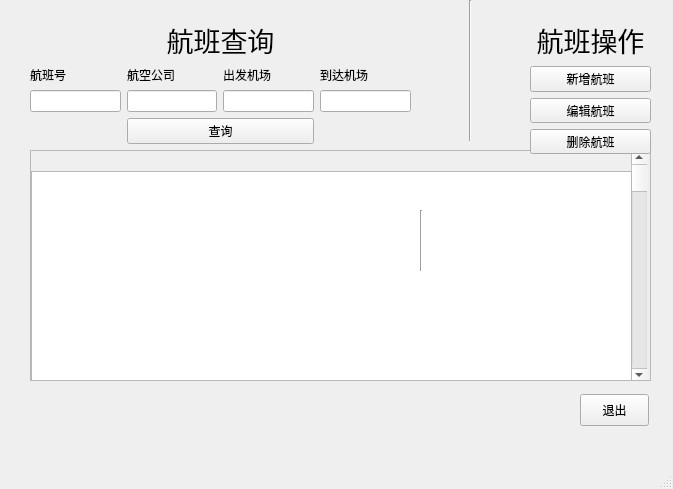
<?xml version="1.0" encoding="UTF-8"?>
<ui version="4.0">
 <class>MainWindow</class>
 <widget class="QMainWindow" name="MainWindow">
  <property name="geometry">
   <rect>
    <x>0</x>
    <y>0</y>
    <width>673</width>
    <height>489</height>
   </rect>
  </property>
  <property name="windowTitle">
   <string>管理航班信息</string>
  </property>
  <widget class="QWidget" name="centralwidget">
   <widget class="QScrollArea" name="results_flight">
    <property name="geometry">
     <rect>
      <x>30</x>
      <y>150</y>
      <width>621</width>
      <height>231</height>
     </rect>
    </property>
    <property name="widgetResizable">
     <bool>true</bool>
    </property>
    <widget class="QWidget" name="scrollAreaWidgetContents">
     <property name="geometry">
      <rect>
       <x>0</x>
       <y>0</y>
       <width>619</width>
       <height>229</height>
      </rect>
     </property>
     <widget class="QScrollBar" name="verticalScrollBar">
      <property name="geometry">
       <rect>
        <x>600</x>
        <y>0</y>
        <width>16</width>
        <height>231</height>
       </rect>
      </property>
      <property name="orientation">
       <enum>Qt::Vertical</enum>
      </property>
     </widget>
     <widget class="QListView" name="listView">
      <property name="geometry">
       <rect>
        <x>0</x>
        <y>20</y>
        <width>601</width>
        <height>211</height>
       </rect>
      </property>
     </widget>
    </widget>
   </widget>
   <widget class="Line" name="line">
    <property name="geometry">
     <rect>
      <x>420</x>
      <y>210</y>
      <width>3</width>
      <height>61</height>
     </rect>
    </property>
    <property name="orientation">
     <enum>Qt::Vertical</enum>
    </property>
   </widget>
   <widget class="Line" name="line_2">
    <property name="geometry">
     <rect>
      <x>460</x>
      <y>0</y>
      <width>20</width>
      <height>141</height>
     </rect>
    </property>
    <property name="orientation">
     <enum>Qt::Vertical</enum>
    </property>
   </widget>
   <widget class="QWidget" name="layoutWidget">
    <property name="geometry">
     <rect>
      <x>30</x>
      <y>20</y>
      <width>381</width>
      <height>124</height>
     </rect>
    </property>
    <layout class="QGridLayout" name="gridLayout">
     <item row="0" column="1" colspan="2">
      <widget class="QLabel" name="label_5">
       <property name="font">
        <font>
         <pointsize>20</pointsize>
        </font>
       </property>
       <property name="text">
        <string>航班查询</string>
       </property>
       <property name="alignment">
        <set>Qt::AlignCenter</set>
       </property>
      </widget>
     </item>
     <item row="1" column="0">
      <layout class="QVBoxLayout" name="verticalLayout">
       <item>
        <widget class="QLabel" name="label">
         <property name="text">
          <string>航班号</string>
         </property>
        </widget>
       </item>
       <item>
        <widget class="QLineEdit" name="input_FID"/>
       </item>
      </layout>
     </item>
     <item row="1" column="1">
      <layout class="QVBoxLayout" name="verticalLayout_2">
       <item>
        <widget class="QLabel" name="label_2">
         <property name="text">
          <string>航空公司</string>
         </property>
        </widget>
       </item>
       <item>
        <widget class="QLineEdit" name="input_Airline"/>
       </item>
      </layout>
     </item>
     <item row="1" column="2">
      <layout class="QVBoxLayout" name="verticalLayout_3">
       <item>
        <widget class="QLabel" name="label_3">
         <property name="text">
          <string>出发机场</string>
         </property>
        </widget>
       </item>
       <item>
        <widget class="QLineEdit" name="input_Depart"/>
       </item>
      </layout>
     </item>
     <item row="1" column="3">
      <layout class="QVBoxLayout" name="verticalLayout_4">
       <item>
        <widget class="QLabel" name="label_4">
         <property name="text">
          <string>到达机场</string>
         </property>
        </widget>
       </item>
       <item>
        <widget class="QLineEdit" name="input_Arrive"/>
       </item>
      </layout>
     </item>
     <item row="2" column="1" colspan="2">
      <widget class="QPushButton" name="btn_search">
       <property name="text">
        <string>查询</string>
       </property>
      </widget>
     </item>
    </layout>
   </widget>
   <widget class="QPushButton" name="btn_exit">
    <property name="geometry">
     <rect>
      <x>580</x>
      <y>394</y>
      <width>69</width>
      <height>32</height>
     </rect>
    </property>
    <property name="text">
     <string>退出</string>
    </property>
   </widget>
   <widget class="QWidget" name="layoutWidget">
    <property name="geometry">
     <rect>
      <x>530</x>
      <y>20</y>
      <width>121</width>
      <height>134</height>
     </rect>
    </property>
    <layout class="QVBoxLayout" name="verticalLayout_6">
     <item>
      <widget class="QLabel" name="label_6">
       <property name="font">
        <font>
         <pointsize>20</pointsize>
        </font>
       </property>
       <property name="text">
        <string>航班操作</string>
       </property>
       <property name="alignment">
        <set>Qt::AlignCenter</set>
       </property>
      </widget>
     </item>
     <item>
      <layout class="QVBoxLayout" name="verticalLayout_5">
       <item>
        <widget class="QPushButton" name="btn_add">
         <property name="text">
          <string>新增航班</string>
         </property>
        </widget>
       </item>
       <item>
        <widget class="QPushButton" name="btn_edit">
         <property name="text">
          <string>编辑航班</string>
         </property>
        </widget>
       </item>
       <item>
        <widget class="QPushButton" name="btn_delete">
         <property name="text">
          <string>删除航班</string>
         </property>
        </widget>
       </item>
      </layout>
     </item>
    </layout>
   </widget>
  </widget>
  <widget class="QMenuBar" name="menubar">
   <property name="geometry">
    <rect>
     <x>0</x>
     <y>0</y>
     <width>673</width>
     <height>22</height>
    </rect>
   </property>
  </widget>
  <widget class="QStatusBar" name="statusbar"/>
 </widget>
 <resources/>
 <connections>
  <connection>
   <sender>btn_exit</sender>
   <signal>clicked()</signal>
   <receiver>MainWindow</receiver>
   <slot>close()</slot>
   <hints>
    <hint type="sourcelabel">
     <x>541</x>
     <y>391</y>
    </hint>
    <hint type="destinationlabel">
     <x>316</x>
     <y>244</y>
    </hint>
   </hints>
  </connection>
 </connections>
</ui>
